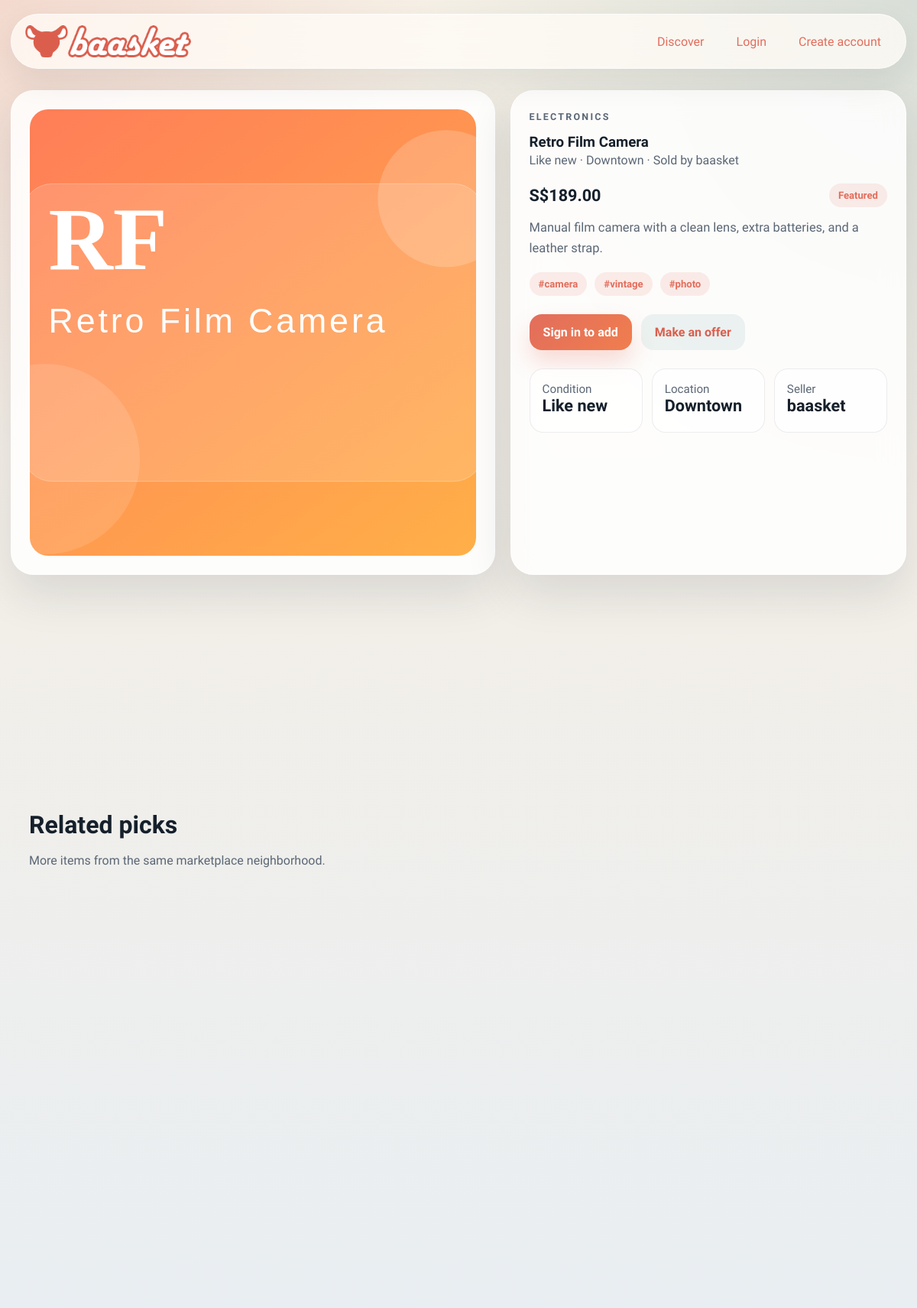
/listing/1, run on the app's committed database.
### models.py (models this page shows, shortened)
class ListingModel(db.Model):
    id = db.Column(db.Integer, primary_key=True)
    seller_id = db.Column(db.Integer, db.ForeignKey("user.id"), nullable=False, index=True)
    title = db.Column(db.String(140), nullable=False, index=True)
    category = db.Column(db.String(80), nullable=False, index=True)
    subcategory = db.Column(db.String(120), nullable=False, default="")
    price = db.Column(db.Numeric(10, 2), nullable=False)
    condition = db.Column(db.String(80), nullable=False)
    location = db.Column(db.String(80), nullable=False)
    description = db.Column(db.Text, nullable=False)
    kind = db.Column(db.String(20), nullable=False, default="standard")
    image_path = db.Column(db.String(255), nullable=False, default="")
    seed_image_data = db.Column(db.Text, nullable=False, default="")
    tags_csv = db.Column(db.Text, nullable=False, default="")
    created_at = db.Column(db.DateTime, nullable=False, default=datetime.utcnow, index=True)
    quantity = db.Column(db.Integer, nullable=False, default=1)
    sku = db.Column(db.String(64), nullable=True, default="")
    is_active = db.Column(db.Boolean, nullable=False, default=True)
    offers = db.relationship("Offer", backref="listing", lazy=True, cascade="all, delete-orphan")
    @property
    def tags(self) -> tuple[str, ...]:
        return tuple(tag for tag in self.tags_csv.split(",") if tag)
    @property
    def badge(self) -> str:
        return {
            "featured": "Featured",
            "fresh": "Just In",
            "limited": "Limited Stock",
        }.get(self.kind, "Top Pick")
    @property
    def seller_name(self) -> str:
        return self.seller.username if self.seller else "Unknown seller"
    @property
    def image_data(self) -> str:
        if self.image_path:
            return f"/static/{self.image_path}"
        return self.seed_image_data or "/static/assets/logo/baasket_logo.png"

class User(db.Model, UserMixin):
    id = db.Column(db.Integer, primary_key=True)
    username = db.Column(db.String(80), unique=True, nullable=False, index=True)
    email = db.Column(db.String(120), unique=True, nullable=False, index=True)
    password_hash = db.Column(db.String(255), nullable=False)
    bio = db.Column(db.String(280), nullable=False, default="")
    profile_image = db.Column(db.String(255), nullable=False, default="")
    created_at = db.Column(db.DateTime, nullable=False, default=datetime.utcnow)
    legal_name = db.Column(db.String(140), nullable=True, default="")
    ic_number = db.Column(db.String(64), nullable=True, default="")
    home_address = db.Column(db.String(255), nullable=True, default="")
    city = db.Column(db.String(80), nullable=True, default="")
    region = db.Column(db.String(80), nullable=True, default="")
    phone_number = db.Column(db.String(40), nullable=True, default="")
    country = db.Column(db.String(80), nullable=True, default="")
    last_seen = db.Column(db.DateTime, nullable=True)
    listings = db.relationship("ListingModel", backref="seller", lazy=True, cascade="all, delete-orphan")

### main.py (the view)
	@app.get("/listing/<int:listing_id>")
	def listing_detail(listing_id: int) -> str:
		listing = db.session.get(Item, listing_id)
		if listing is None:
			flash("That listing is no longer available.", "warning")
			return redirect(url_for("index"))
		offers = (
			Offer.query.filter_by(listing_id=listing.id)
			.order_by(Offer.created_at.desc())
			.all()
		)
		return render_template(
			"listing.html",
			title=f"{listing.title} | Baasket",
			listing=listing,
			related=_related_listings(listing, limit=3),
			offers=offers,
		)

### main.py (called while the page is built)
def _money(value: object) -> str:
	amount = Decimal(str(value))
	return f"S${amount:,.2f}"

def _sort_kind_expression():
	return case(
		(Item.kind == "featured", 0),
		(Item.kind == "fresh", 1),
		(Item.kind == "limited", 2),
		else_=3,
	)

def _related_listings(listing: Item, limit: int = 3) -> list[Item]:
	query = (
		Item.query.filter(Item.id != listing.id, Item.category == listing.category)
		.order_by(_sort_kind_expression(), Item.created_at.desc())
		.limit(limit)
	)
	results = query.all()
	if len(results) < limit:
		fallback = (
			Item.query.filter(Item.id != listing.id)
			.order_by(_sort_kind_expression(), Item.created_at.desc())
			.all()
		)
		for candidate in fallback:
			if candidate not in results:
				results.append(candidate)
			if len(results) >= limit:
				break
	return results[:limit]

### payment.py (called while the page is built)
    def options(self) -> tuple[dict[str, object], ...]:
        return tuple(
            {
                "code": strategy.code,
                "label": strategy.label,
                "fee_rate": getattr(strategy, "fee_rate", Decimal("0.00")),
            }
            for strategy in self._strategies.values()
        )

### templates/listing.html (shortened to what this page needs)
{% extends "base.html" %}
{% block content %}
<section class="detail-grid reveal" data-reveal>
  <article class="detail-media card-surface">
    <img src="{{ listing.image_data }}" alt="{{ listing.title }}" class="detail-image">
  </article>
  <article class="detail-copy card-surface">
    <div class="section-heading compact">
      <p class="eyebrow">{{ listing.category }}</p>
      <h1>{{ listing.title }}</h1>
      <p class="product-meta">{{ listing.condition }} · {{ listing.location }} · Sold by {{ listing.seller_name }}</p>
    </div>
    <div class="price-row">
      <strong class="detail-price">{{ listing.price|money }}</strong>
      <span class="badge">{{ listing.badge }}</span>
    </div>
    <p class="detail-description">{{ listing.description }}</p>
    {% if listing.tags %}
      <div class="tag-row">
        {% for tag in listing.tags %}
          <span class="tag">#{{ tag }}</span>
        {% endfor %}
      </div>
    {% endif %}
    <div class="action-row">
      {% if current_user.is_authenticated %}
        <form method="post" action="{{ url_for('add_to_cart', listing_id=listing.id) }}">
          <button type="submit" class="primary-button">Add to basket</button>
        </form>
      {% else %}
        <a href="{{ url_for('login', next=request.path) }}" class="primary-button">Sign in to add</a>
      {% endif %}
      <a href="#offer-form" class="secondary-button">Make an offer</a>
    </div>
    <div class="mini-grid">
      <article>
        <span>Condition</span>
        <strong>{{ listing.condition }}</strong>
      </article>
      <article>
        <span>Location</span>
        <strong>{{ listing.location }}</strong>
      </article>
      <article>
        <span>Seller</span>
        <strong>{{ listing.seller_name }}</strong>
      </article>
    </div>
  </article>
</section>
<section class="detail-grid secondary-grid">
</section>
<section class="section-block">
  <div class="section-heading">
    <div>
      <h2>Related picks</h2>
      <p>More items from the same marketplace neighborhood.</p>
    </div>
  </div>
  <div class="listing-grid compact-grid">
  </div>
</section>
{% endblock %}

### templates/base.html (shortened to what this page needs)
<!doctype html>
<html lang="en">
<head>
  <link rel="stylesheet" href="{{ url_for('static', filename='css/styles.css') }}">
</head>
<body>
  <div class="page-shell"></div>
  <header class="topbar">
    <a class="brand" href="{{ url_for('index') }}">
      <img src="{{ brand_logo }}" alt="Baasket logo" class="brand-logo">
    </a>
    <nav class="nav-links">
      <a href="{{ url_for('index') }}">Discover</a>
      {% if current_user.is_authenticated %}
        <a href="{{ url_for('dashboard') }}">Dashboard</a>
        <a href="{{ url_for('sell') }}">Sell</a>
        <a href="{{ url_for('messages_inbox') }}">
          Messages
          {% if chat_count and chat_count > 0 %}
            <span class="pill pill--teal">{{ chat_count }}</span>
          {% endif %}
        </a>
        <a href="{{ url_for('logout') }}">Logout</a>
      {% else %}
        <a href="{{ url_for('login') }}">Login</a>
        <a href="{{ url_for('register') }}">Create account</a>
      {% endif %}
    </nav>
  </header>
  <main class="app-main">
    {% block content %}{% endblock %}
  </main>
</body>
</html>

### data on the page
ListingModel: title (picture), category "ELECTRONICS", title "Retro Film Camera", condition "Like new", location "Downtown", price "S$189.00", badge "Featured", description "Manual film camera with a clean lens, extra batteries, and a leather strap."
User: seller_name "baasket"

### other printed values
{{ tag }} "camera" "vintage" "photo"
